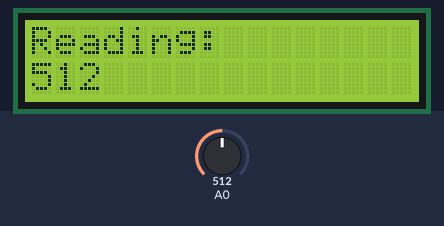
The sketch below on a simulated Arduino Uno, built with avr-gcc and run on an emulated ATmega328P. Parts: 16×2 character LCD. Inputs (shaded band) come from the test bench; at power-on: A0 = 512.

Above: at 16.2 s.
16.3 s: A0 set to 716
At 17.7 s:
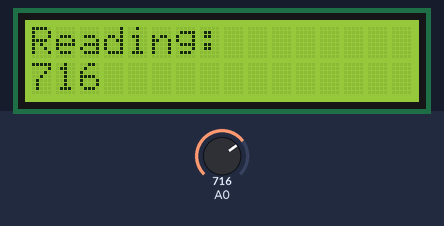
18.0 s: A0 set to 900
At 19.2 s:
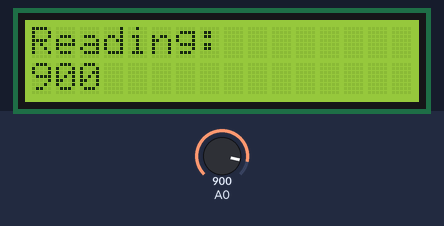
19.5 s: A0 set to 1023
At 20.6 s:
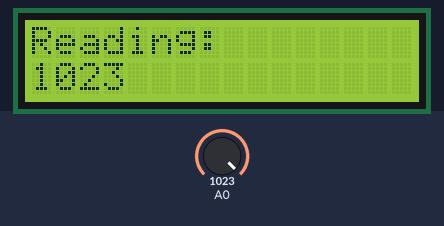
Timing chart, 0 to 22.5 s (numbered marks = the images above; inputs shaded):
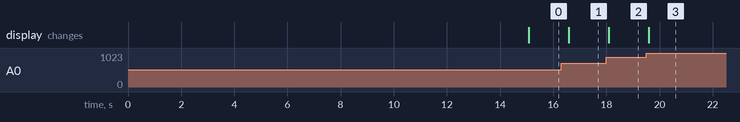

The sketch:

MQ2_LCD.ino
```cpp
#include <SPI.h>
#include <LiquidCrystal.h>

LiquidCrystal lcd(9);

void setup() {
  lcd.begin(16, 2);
  lcd.print("Please wait ...");
  delay(15000);
  lcd.clear();
  lcd.print("Reading:");
}

void loop() {
  lcd.setCursor(0,1);
  lcd.print("       ");
  lcd.setCursor(0,1);
  lcd.print(analogRead(A0));
  delay(500);
}
```

Measured:
- after the input at 16.3 s, the display: changes after 0.28 s (image 1)
- after the input at 18.0 s, the display: changes after 0.08 s (image 2)
- after the input at 19.5 s, the display: changes after 0.09 s (image 3)
